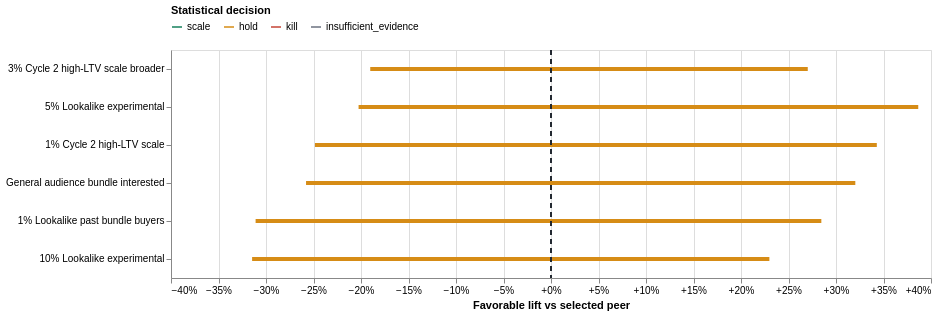
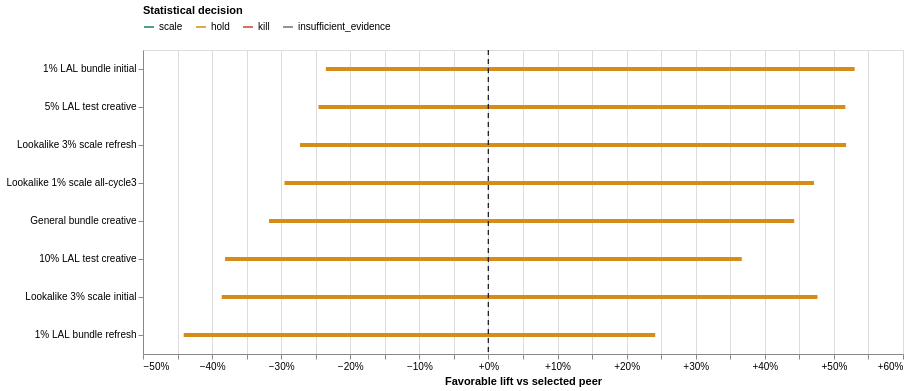
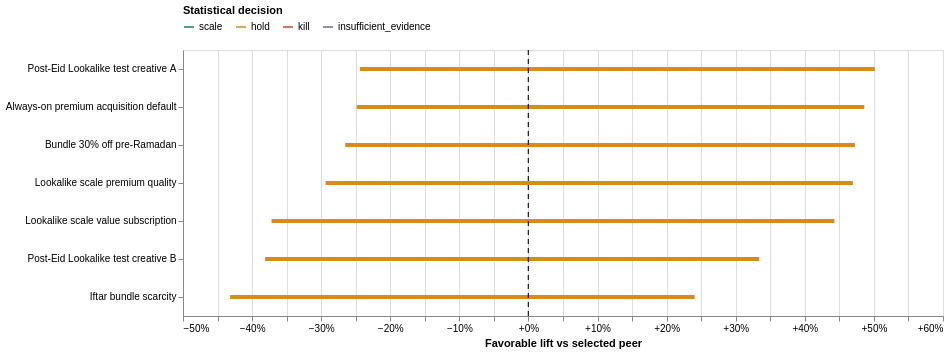

Write notebook code for charts like these, in order.
### Code cell
child_chart_data = child_summary.dropna(subset=["Lift low", "Lift high"]).copy()
child_chart_data = child_chart_data.sort_values(
    "Probability better", ascending=False
).groupby("Level", as_index=False).head(10)
for level in ["adset", "ad", "creative", "audience"]:
    level_data = child_chart_data[child_chart_data["Level"].eq(level)]
    if level_data.empty:
        continue
    base = alt.Chart(level_data)
    child_chart = base.mark_rule(strokeWidth=4).encode(
        y=alt.Y("Entity:N", sort="-x", title=None),
        x=alt.X("Lift low:Q", title="Favorable lift vs selected peer", axis=alt.Axis(format="+.0%")),
        x2="Lift high:Q",
        color=alt.Color(
            "Statistical decision:N",
            scale=alt.Scale(domain=list(DECISION_COLORS), range=list(DECISION_COLORS.values())),
            legend=alt.Legend(orient="top"),
        ),
        tooltip=[
            "Level", "Campaign", "Entity", "Successes", "Trials",
            alt.Tooltip("Probability better:Q", format=".2%"),
            "Final action",
        ],
    )
    zero = base.mark_rule(color="#20262e", strokeDash=[5, 4]).encode(
        x=alt.datum(0)
    )
    display(Markdown(f"### {level.title()} favorable-lift ranges"))
    display((child_chart + zero).properties(
        width=760, height=max(180, len(level_data) * 38)
    ))

### Figure 1 — Vega-Lite specification as saved in the notebook (floating-point values rounded to 4 significant figures)
{"config": {"view": {"continuousWidth": 300, "continuousHeight": 300}}, "layer": [{"mark": {"type": "rule", "strokeWidth": 4}, "encoding": {"color": {"field": "Statistical decision", "legend": {"orient": "top"}, "scale": {"domain": ["scale", "hold", "kill", "insufficient_evidence"], "range": ["#16815d", "#d68c16", "#c44536", "#6b7280"]}, "type": "nominal"}, "tooltip": [{"field": "Level", "type": "nominal"}, {"field": "Campaign", "type": "nominal"}, {"field": "Entity", "type": "nominal"}, {"field": "Successes", "type": "quantitative"}, {"field": "Trials", "type": "quantitative"}, {"field": "Probability better", "format": ".2%", "type": "quantitative"}, {"field": "Final action", "type": "nominal"}], "x": {"axis": {"format": "+.0%"}, "field": "Lift low", "title": "Favorable lift vs selected peer", "type": "quantitative"}, "x2": {"field": "Lift high"}, "y": {"field": "Entity", "sort": "-x", "title": null, "type": "nominal"}}}, {"mark": {"type": "rule", "color": "#20262e", "strokeDash": [5, 4]}, "encoding": {"x": {"datum": 0}}}], "data": {"name": "data-e7aa49d42a16565d1d050cc1e26a26b0"}, "height": 228, "width": 760, "$schema": "https://vega.github.io/schema/vega-lite/v5.20.1.json", "datasets": {"data-e7aa49d42a16565d1d050cc1e26a26b0": [{"Level": "adset", "Campaign": "Lookalike Scale Cycle 3", "Entity": "3% Cycle 2 high-LTV scale broader", "Successes": 5.0, "Trials": 5.0, "Raw rate": 1.0, "Corrected rate": 0.777, "Lift low": -0.1903, "Lift high": 0.2703, "Probability better": 0.6456, "Benchmark source": "same_objective", "Benchmark quality": "decision_grade", "Statistical decision": "hold", "Final action": "insufficient_evidence", "Spend": 14130.0}, {"Level": "adset", "Campaign": "Post-Eid Lookalike Test", "Entity": "5% Lookalike experimental", "Successes": 18.0, "Trials": 22.0, "Raw rate": 0.8182, "Corrected rate": 0.7894, "Lift low": -0.2026, "Lift high": 0.3866, "Probability better": 0.6402, "Benchmark source": "same_objective", "Benchmark quality": "decision_grade", "Statistical decision": "hold", "Final action": "keep_as_test", "Spend": 4256.0}, {"Level": "adset", "Campaign": "Lookalike Scale Cycle 3", "Entity": "1% Cycle 2 high-LTV scale", "Successes": 22.0, "Trials": 29.0, "Raw rate": 0.7586, "Corrected rate": 0.7534, "Lift low": -0.2485, "Lift high": 0.343, "Probability better": 0.4968, "Benchmark source": "same_objective", "Benchmark quality": "decision_grade", "Statistical decision": "hold", "Final action": "keep_as_test", "Spend": 17330.0}, {"Level": "adset", "Campaign": "Pre-Ramadan Bundle Promo", "Entity": "General audience bundle interested", "Successes": 20.0, "Trials": 27.0, "Raw rate": 0.7407, "Corrected rate": 0.7413, "Lift low": -0.2578, "Lift high": 0.3203, "Probability better": 0.4682, "Benchmark source": "same_objective", "Benchmark quality": "decision_grade", "Statistical decision": "hold", "Final action": "keep_as_test", "Spend": 6126.0}, {"Level": "adset", "Campaign": "Pre-Ramadan Bundle Promo", "Entity": "1% Lookalike past bundle buyers", "Successes": 11.0, "Trials": 16.0, "Raw rate": 0.6875, "Corrected rate": 0.7128, "Lift low": -0.3109, "Lift high": 0.2846, "Probability better": 0.3808, "Benchmark source": "same_objective", "Benchmark quality": "decision_grade", "Statistical decision": "hold", "Final action": "keep_as_test", "Spend": 7833.0}, {"Level": "adset", "Campaign": "Post-Eid Lookalike Test", "Entity": "10% Lookalike experimental", "Successes": 20.0, "Trials": 30.0, "Raw rate": 0.6667, "Corrected rate": 0.6937, "Lift low": -0.3146, "Lift high": 0.2299, "Probability better": 0.282, "Benchmark source": "same_objective", "Benchmark quality": "decision_grade", "Statistical decision": "hold", "Final action": "keep_as_test", "Spend": 3506.0}]}}

### Figure 2 — Vega-Lite specification as saved in the notebook (floating-point values rounded to 4 significant figures)
{"config": {"view": {"continuousWidth": 300, "continuousHeight": 300}}, "layer": [{"mark": {"type": "rule", "strokeWidth": 4}, "encoding": {"color": {"field": "Statistical decision", "legend": {"orient": "top"}, "scale": {"domain": ["scale", "hold", "kill", "insufficient_evidence"], "range": ["#16815d", "#d68c16", "#c44536", "#6b7280"]}, "type": "nominal"}, "tooltip": [{"field": "Level", "type": "nominal"}, {"field": "Campaign", "type": "nominal"}, {"field": "Entity", "type": "nominal"}, {"field": "Successes", "type": "quantitative"}, {"field": "Trials", "type": "quantitative"}, {"field": "Probability better", "format": ".2%", "type": "quantitative"}, {"field": "Final action", "type": "nominal"}], "x": {"axis": {"format": "+.0%"}, "field": "Lift low", "title": "Favorable lift vs selected peer", "type": "quantitative"}, "x2": {"field": "Lift high"}, "y": {"field": "Entity", "sort": "-x", "title": null, "type": "nominal"}}}, {"mark": {"type": "rule", "color": "#20262e", "strokeDash": [5, 4]}, "encoding": {"x": {"datum": 0}}}], "data": {"name": "data-8f867869a643d7d437a72b517e5804ad"}, "height": 304, "width": 760, "$schema": "https://vega.github.io/schema/vega-lite/v5.20.1.json", "datasets": {"data-8f867869a643d7d437a72b517e5804ad": [{"Level": "ad", "Campaign": "Pre-Ramadan Bundle Promo", "Entity": "1% LAL bundle initial", "Successes": 5.0, "Trials": 5.0, "Raw rate": 1.0, "Corrected rate": 0.8535, "Lift low": -0.2354, "Lift high": 0.53, "Probability better": 0.7288, "Benchmark source": "same_objective", "Benchmark quality": "decision_grade", "Statistical decision": "hold", "Final action": "insufficient_evidence", "Spend": 3979.0}, {"Level": "ad", "Campaign": "Lookalike Scale Cycle 3", "Entity": "Lookalike 3% scale refresh", "Successes": 4.0, "Trials": 4.0, "Raw rate": 1.0, "Corrected rate": 0.8405, "Lift low": -0.2727, "Lift high": 0.5176, "Probability better": 0.6836, "Benchmark source": "same_objective", "Benchmark quality": "decision_grade", "Statistical decision": "hold", "Final action": "insufficient_evidence", "Spend": 4899.0}, {"Level": "ad", "Campaign": "Post-Eid Lookalike Test", "Entity": "5% LAL test creative", "Successes": 18.0, "Trials": 22.0, "Raw rate": 0.8182, "Corrected rate": 0.8019, "Lift low": -0.246, "Lift high": 0.5165, "Probability better": 0.5918, "Benchmark source": "same_objective", "Benchmark quality": "decision_grade", "Statistical decision": "hold", "Final action": "keep_as_test", "Spend": 4256.0}, {"Level": "ad", "Campaign": "Lookalike Scale Cycle 3", "Entity": "Lookalike 3% scale initial", "Successes": 1.0, "Trials": 1.0, "Raw rate": 1.0, "Corrected rate": 0.778, "Lift low": -0.3861, "Lift high": 0.4762, "Probability better": 0.572, "Benchmark source": "same_objective", "Benchmark quality": "decision_grade", "Statistical decision": "hold", "Final action": "insufficient_evidence", "Spend": 9234.0}, {"Level": "ad", "Campaign": "Lookalike Scale Cycle 3", "Entity": "Lookalike 1% scale all-cycle3", "Successes": 22.0, "Trials": 29.0, "Raw rate": 0.7586, "Corrected rate": 0.7557, "Lift low": -0.2952, "Lift high": 0.4711, "Probability better": 0.4764, "Benchmark source": "same_objective", "Benchmark quality": "decision_grade", "Statistical decision": "hold", "Final action": "keep_as_test", "Spend": 17330.0}, {"Level": "ad", "Campaign": "Pre-Ramadan Bundle Promo", "Entity": "General bundle creative", "Successes": 20.0, "Trials": 27.0, "Raw rate": 0.7407, "Corrected rate": 0.741, "Lift low": -0.3177, "Lift high": 0.4426, "Probability better": 0.4236, "Benchmark source": "same_objective", "Benchmark quality": "decision_grade", "Statistical decision": "hold", "Final action": "keep_as_test", "Spend": 6126.0}, {"Level": "ad", "Campaign": "Post-Eid Lookalike Test", "Entity": "10% LAL test creative", "Successes": 20.0, "Trials": 30.0, "Raw rate": 0.6667, "Corrected rate": 0.6807, "Lift low": -0.3812, "Lift high": 0.3666, "Probability better": 0.2914, "Benchmark source": "same_objective", "Benchmark quality": "decision_grade", "Statistical decision": "hold", "Final action": "keep_as_test", "Spend": 3506.0}, {"Level": "ad", "Campaign": "Pre-Ramadan Bundle Promo", "Entity": "1% LAL bundle refresh", "Successes": 6.0, "Trials": 11.0, "Raw rate": 0.5455, "Corrected rate": 0.6356, "Lift low": -0.4411, "Lift high": 0.2413, "Probability better": 0.2376, "Benchmark source": "same_objective", "Benchmark quality": "decision_grade", "Statistical decision": "hold", "Final action": "keep_as_test", "Spend": 3853.0}]}}

### Figure 3 — Vega-Lite specification as saved in the notebook (floating-point values rounded to 4 significant figures)
{"config": {"view": {"continuousWidth": 300, "continuousHeight": 300}}, "layer": [{"mark": {"type": "rule", "strokeWidth": 4}, "encoding": {"color": {"field": "Statistical decision", "legend": {"orient": "top"}, "scale": {"domain": ["scale", "hold", "kill", "insufficient_evidence"], "range": ["#16815d", "#d68c16", "#c44536", "#6b7280"]}, "type": "nominal"}, "tooltip": [{"field": "Level", "type": "nominal"}, {"field": "Campaign", "type": "nominal"}, {"field": "Entity", "type": "nominal"}, {"field": "Successes", "type": "quantitative"}, {"field": "Trials", "type": "quantitative"}, {"field": "Probability better", "format": ".2%", "type": "quantitative"}, {"field": "Final action", "type": "nominal"}], "x": {"axis": {"format": "+.0%"}, "field": "Lift low", "title": "Favorable lift vs selected peer", "type": "quantitative"}, "x2": {"field": "Lift high"}, "y": {"field": "Entity", "sort": "-x", "title": null, "type": "nominal"}}}, {"mark": {"type": "rule", "color": "#20262e", "strokeDash": [5, 4]}, "encoding": {"x": {"datum": 0}}}], "data": {"name": "data-00d3ef3dadd86163c23a5092c2e434d3"}, "height": 266, "width": 760, "$schema": "https://vega.github.io/schema/vega-lite/v5.20.1.json", "datasets": {"data-00d3ef3dadd86163c23a5092c2e434d3": [{"Level": "creative", "Campaign": "Lookalike Scale Cycle 3", "Entity": "Always-on premium acquisition default", "Successes": 4.0, "Trials": 4.0, "Raw rate": 1.0, "Corrected rate": 0.8274, "Lift low": -0.2486, "Lift high": 0.486, "Probability better": 0.6844, "Benchmark source": "same_objective", "Benchmark quality": "decision_grade", "Statistical decision": "hold", "Final action": "insufficient_evidence", "Spend": 4899.0}, {"Level": "creative", "Campaign": "Post-Eid Lookalike Test", "Entity": "Post-Eid Lookalike test creative A", "Successes": 18.0, "Trials": 22.0, "Raw rate": 0.8182, "Corrected rate": 0.8011, "Lift low": -0.244, "Lift high": 0.5014, "Probability better": 0.599, "Benchmark source": "same_objective", "Benchmark quality": "decision_grade", "Statistical decision": "hold", "Final action": "keep_as_test", "Spend": 4256.0}, {"Level": "creative", "Campaign": "Lookalike Scale Cycle 3", "Entity": "Lookalike scale value subscription", "Successes": 1.0, "Trials": 1.0, "Raw rate": 1.0, "Corrected rate": 0.7717, "Lift low": -0.3718, "Lift high": 0.4429, "Probability better": 0.5642, "Benchmark source": "same_objective", "Benchmark quality": "decision_grade", "Statistical decision": "hold", "Final action": "insufficient_evidence", "Spend": 9234.0}, {"Level": "creative", "Campaign": "Pre-Ramadan Bundle Promo", "Entity": "Bundle 30% off pre-Ramadan", "Successes": 25.0, "Trials": 32.0, "Raw rate": 0.7812, "Corrected rate": 0.7743, "Lift low": -0.2652, "Lift high": 0.4725, "Probability better": 0.5308, "Benchmark source": "same_objective", "Benchmark quality": "decision_grade", "Statistical decision": "hold", "Final action": "keep_as_test", "Spend": 10110.0}, {"Level": "creative", "Campaign": "Lookalike Scale Cycle 3", "Entity": "Lookalike scale premium quality", "Successes": 22.0, "Trials": 29.0, "Raw rate": 0.7586, "Corrected rate": 0.7556, "Lift low": -0.2936, "Lift high": 0.4696, "Probability better": 0.478, "Benchmark source": "same_objective", "Benchmark quality": "decision_grade", "Statistical decision": "hold", "Final action": "keep_as_test", "Spend": 17330.0}, {"Level": "creative", "Campaign": "Post-Eid Lookalike Test", "Entity": "Post-Eid Lookalike test creative B", "Successes": 20.0, "Trials": 30.0, "Raw rate": 0.6667, "Corrected rate": 0.6812, "Lift low": -0.3812, "Lift high": 0.3341, "Probability better": 0.2974, "Benchmark source": "same_objective", "Benchmark quality": "decision_grade", "Statistical decision": "hold", "Final action": "keep_as_test", "Spend": 3506.0}, {"Level": "creative", "Campaign": "Pre-Ramadan Bundle Promo", "Entity": "Iftar bundle scarcity", "Successes": 6.0, "Trials": 11.0, "Raw rate": 0.5455, "Corrected rate": 0.6418, "Lift low": -0.4317, "Lift high": 0.2405, "Probability better": 0.2292, "Benchmark source": "same_objective", "Benchmark quality": "decision_grade", "Statistical decision": "hold", "Final action": "keep_as_test", "Spend": 3853.0}]}}
